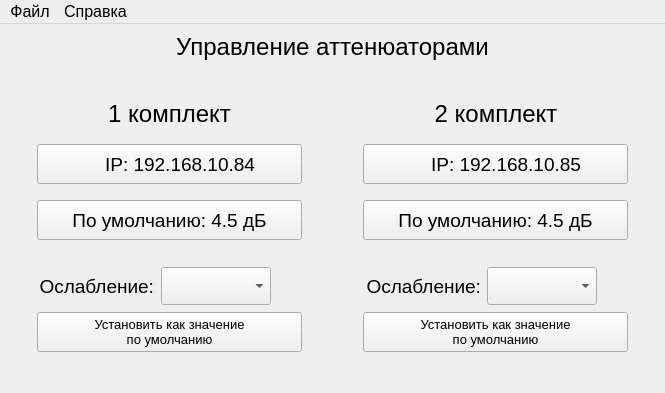
<?xml version="1.0" encoding="UTF-8"?>
<ui version="4.0">
 <class>MainWindow</class>
 <widget class="QMainWindow" name="MainWindow">
  <property name="geometry">
   <rect>
    <x>0</x>
    <y>0</y>
    <width>665</width>
    <height>393</height>
   </rect>
  </property>
  <property name="minimumSize">
   <size>
    <width>665</width>
    <height>392</height>
   </size>
  </property>
  <property name="maximumSize">
   <size>
    <width>665</width>
    <height>393</height>
   </size>
  </property>
  <property name="font">
   <font>
    <pointsize>12</pointsize>
   </font>
  </property>
  <property name="windowTitle">
   <string>Управление аттенюаторами</string>
  </property>
  <property name="windowIcon">
   <iconset resource="resources.qrc">
    <normaloff>:/icons/icons/Settings.ico</normaloff>:/icons/icons/Settings.ico</iconset>
  </property>
  <widget class="QWidget" name="centralwidget">
   <property name="styleSheet">
    <string notr="true"/>
   </property>
   <layout class="QGridLayout" name="gridLayout">
    <item row="1" column="0" colspan="5">
     <layout class="QGridLayout" name="gridLayout_2" columnstretch="0,0,0,0">
      <item row="11" column="0" colspan="2" alignment="Qt::AlignHCenter">
       <widget class="QPushButton" name="pushButton_set_def_1">
        <property name="minimumSize">
         <size>
          <width>265</width>
          <height>40</height>
         </size>
        </property>
        <property name="maximumSize">
         <size>
          <width>265</width>
          <height>40</height>
         </size>
        </property>
        <property name="font">
         <font>
          <pointsize>10</pointsize>
          <weight>50</weight>
          <italic>false</italic>
          <bold>false</bold>
          <underline>false</underline>
          <strikeout>false</strikeout>
          <kerning>true</kerning>
         </font>
        </property>
        <property name="text">
         <string>Установить как значение
по умолчанию</string>
        </property>
       </widget>
      </item>
      <item row="5" column="0" colspan="4">
       <spacer name="verticalSpacer_3">
        <property name="orientation">
         <enum>Qt::Vertical</enum>
        </property>
        <property name="sizeType">
         <enum>QSizePolicy::Fixed</enum>
        </property>
        <property name="sizeHint" stdset="0">
         <size>
          <width>20</width>
          <height>10</height>
         </size>
        </property>
       </spacer>
      </item>
      <item row="8" column="2" rowspan="3" colspan="2">
       <layout class="QHBoxLayout" name="horizontalLayout_3">
        <property name="spacing">
         <number>2</number>
        </property>
        <item>
         <spacer name="horizontalSpacer_3">
          <property name="orientation">
           <enum>Qt::Horizontal</enum>
          </property>
          <property name="sizeType">
           <enum>QSizePolicy::Fixed</enum>
          </property>
          <property name="sizeHint" stdset="0">
           <size>
            <width>25</width>
            <height>20</height>
           </size>
          </property>
         </spacer>
        </item>
        <item alignment="Qt::AlignHCenter">
         <widget class="QLabel" name="label_5">
          <property name="minimumSize">
           <size>
            <width>120</width>
            <height>40</height>
           </size>
          </property>
          <property name="maximumSize">
           <size>
            <width>120</width>
            <height>40</height>
           </size>
          </property>
          <property name="font">
           <font>
            <pointsize>14</pointsize>
           </font>
          </property>
          <property name="text">
           <string>Ослабление:</string>
          </property>
          <property name="alignment">
           <set>Qt::AlignRight|Qt::AlignTrailing|Qt::AlignVCenter</set>
          </property>
         </widget>
        </item>
        <item alignment="Qt::AlignHCenter">
         <widget class="QComboBox" name="comboBox_2">
          <property name="minimumSize">
           <size>
            <width>110</width>
            <height>38</height>
           </size>
          </property>
          <property name="maximumSize">
           <size>
            <width>110</width>
            <height>38</height>
           </size>
          </property>
          <property name="font">
           <font>
            <pointsize>16</pointsize>
           </font>
          </property>
         </widget>
        </item>
        <item>
         <layout class="QVBoxLayout" name="verticalLayout_2">
          <property name="spacing">
           <number>0</number>
          </property>
          <item>
           <widget class="QPushButton" name="pushButton_minus_2">
            <property name="minimumSize">
             <size>
              <width>20</width>
              <height>20</height>
             </size>
            </property>
            <property name="maximumSize">
             <size>
              <width>20</width>
              <height>20</height>
             </size>
            </property>
            <property name="styleSheet">
             <string notr="true">border: none</string>
            </property>
            <property name="text">
             <string/>
            </property>
            <property name="icon">
             <iconset resource="resources.qrc">
              <normaloff>:/icons/icons/minus_black.png</normaloff>:/icons/icons/minus_black.png</iconset>
            </property>
            <property name="iconSize">
             <size>
              <width>18</width>
              <height>18</height>
             </size>
            </property>
           </widget>
          </item>
          <item>
           <widget class="QPushButton" name="pushButton_plus_2">
            <property name="minimumSize">
             <size>
              <width>20</width>
              <height>20</height>
             </size>
            </property>
            <property name="maximumSize">
             <size>
              <width>20</width>
              <height>20</height>
             </size>
            </property>
            <property name="styleSheet">
             <string notr="true">border: none</string>
            </property>
            <property name="text">
             <string/>
            </property>
            <property name="icon">
             <iconset resource="resources.qrc">
              <normaloff>:/icons/icons/plus_black.png</normaloff>:/icons/icons/plus_black.png</iconset>
            </property>
            <property name="iconSize">
             <size>
              <width>18</width>
              <height>18</height>
             </size>
            </property>
           </widget>
          </item>
         </layout>
        </item>
        <item>
         <spacer name="horizontalSpacer_4">
          <property name="orientation">
           <enum>Qt::Horizontal</enum>
          </property>
          <property name="sizeType">
           <enum>QSizePolicy::Fixed</enum>
          </property>
          <property name="sizeHint" stdset="0">
           <size>
            <width>32</width>
            <height>20</height>
           </size>
          </property>
         </spacer>
        </item>
       </layout>
      </item>
      <item row="4" column="2" colspan="2" alignment="Qt::AlignHCenter">
       <widget class="QPushButton" name="pushButton_ip_2">
        <property name="minimumSize">
         <size>
          <width>265</width>
          <height>40</height>
         </size>
        </property>
        <property name="maximumSize">
         <size>
          <width>265</width>
          <height>40</height>
         </size>
        </property>
        <property name="font">
         <font>
          <pointsize>14</pointsize>
         </font>
        </property>
        <property name="layoutDirection">
         <enum>Qt::RightToLeft</enum>
        </property>
        <property name="text">
         <string>         IP: 192.168.10.85     </string>
        </property>
        <property name="icon">
         <iconset resource="resources.qrc">
          <normaloff>:/icons/icons/led_red.png</normaloff>:/icons/icons/led_red.png</iconset>
        </property>
       </widget>
      </item>
      <item row="8" column="0" rowspan="3" colspan="2">
       <layout class="QHBoxLayout" name="horizontalLayout">
        <property name="spacing">
         <number>2</number>
        </property>
        <property name="sizeConstraint">
         <enum>QLayout::SetDefaultConstraint</enum>
        </property>
        <item>
         <spacer name="horizontalSpacer">
          <property name="orientation">
           <enum>Qt::Horizontal</enum>
          </property>
          <property name="sizeType">
           <enum>QSizePolicy::Fixed</enum>
          </property>
          <property name="sizeHint" stdset="0">
           <size>
            <width>25</width>
            <height>20</height>
           </size>
          </property>
         </spacer>
        </item>
        <item alignment="Qt::AlignHCenter">
         <widget class="QLabel" name="label_4">
          <property name="minimumSize">
           <size>
            <width>120</width>
            <height>40</height>
           </size>
          </property>
          <property name="maximumSize">
           <size>
            <width>120</width>
            <height>40</height>
           </size>
          </property>
          <property name="font">
           <font>
            <pointsize>14</pointsize>
           </font>
          </property>
          <property name="styleSheet">
           <string notr="true"/>
          </property>
          <property name="text">
           <string>Ослабление:</string>
          </property>
          <property name="alignment">
           <set>Qt::AlignRight|Qt::AlignTrailing|Qt::AlignVCenter</set>
          </property>
         </widget>
        </item>
        <item alignment="Qt::AlignHCenter">
         <widget class="QComboBox" name="comboBox_1">
          <property name="minimumSize">
           <size>
            <width>110</width>
            <height>38</height>
           </size>
          </property>
          <property name="maximumSize">
           <size>
            <width>110</width>
            <height>38</height>
           </size>
          </property>
          <property name="font">
           <font>
            <pointsize>16</pointsize>
           </font>
          </property>
         </widget>
        </item>
        <item>
         <layout class="QVBoxLayout" name="verticalLayout" stretch="0,0">
          <property name="spacing">
           <number>0</number>
          </property>
          <property name="sizeConstraint">
           <enum>QLayout::SetMinimumSize</enum>
          </property>
          <property name="leftMargin">
           <number>0</number>
          </property>
          <property name="rightMargin">
           <number>0</number>
          </property>
          <property name="bottomMargin">
           <number>0</number>
          </property>
          <item>
           <widget class="QPushButton" name="pushButton_minus_1">
            <property name="minimumSize">
             <size>
              <width>20</width>
              <height>20</height>
             </size>
            </property>
            <property name="maximumSize">
             <size>
              <width>20</width>
              <height>20</height>
             </size>
            </property>
            <property name="font">
             <font>
              <weight>50</weight>
              <bold>false</bold>
             </font>
            </property>
            <property name="styleSheet">
             <string notr="true">border: none;</string>
            </property>
            <property name="text">
             <string/>
            </property>
            <property name="icon">
             <iconset resource="resources.qrc">
              <normaloff>:/icons/icons/minus_black.png</normaloff>:/icons/icons/minus_black.png</iconset>
            </property>
            <property name="iconSize">
             <size>
              <width>18</width>
              <height>18</height>
             </size>
            </property>
           </widget>
          </item>
          <item>
           <widget class="QPushButton" name="pushButton_plus_1">
            <property name="minimumSize">
             <size>
              <width>20</width>
              <height>20</height>
             </size>
            </property>
            <property name="maximumSize">
             <size>
              <width>20</width>
              <height>20</height>
             </size>
            </property>
            <property name="font">
             <font>
              <weight>50</weight>
              <italic>false</italic>
              <bold>false</bold>
             </font>
            </property>
            <property name="styleSheet">
             <string notr="true">border: none;</string>
            </property>
            <property name="text">
             <string/>
            </property>
            <property name="icon">
             <iconset resource="resources.qrc">
              <normaloff>:/icons/icons/plus_black.png</normaloff>:/icons/icons/plus_black.png</iconset>
            </property>
            <property name="iconSize">
             <size>
              <width>18</width>
              <height>18</height>
             </size>
            </property>
           </widget>
          </item>
         </layout>
        </item>
        <item>
         <spacer name="horizontalSpacer_2">
          <property name="orientation">
           <enum>Qt::Horizontal</enum>
          </property>
          <property name="sizeType">
           <enum>QSizePolicy::Fixed</enum>
          </property>
          <property name="sizeHint" stdset="0">
           <size>
            <width>32</width>
            <height>20</height>
           </size>
          </property>
         </spacer>
        </item>
       </layout>
      </item>
      <item row="2" column="0" colspan="2">
       <widget class="QLabel" name="label_2">
        <property name="minimumSize">
         <size>
          <width>200</width>
          <height>0</height>
         </size>
        </property>
        <property name="maximumSize">
         <size>
          <width>16777215</width>
          <height>30</height>
         </size>
        </property>
        <property name="font">
         <font>
          <pointsize>18</pointsize>
         </font>
        </property>
        <property name="text">
         <string>1 комплект</string>
        </property>
        <property name="alignment">
         <set>Qt::AlignCenter</set>
        </property>
       </widget>
      </item>
      <item row="11" column="2" colspan="2" alignment="Qt::AlignHCenter">
       <widget class="QPushButton" name="pushButton_set_def_2">
        <property name="sizePolicy">
         <sizepolicy hsizetype="Minimum" vsizetype="Fixed">
          <horstretch>0</horstretch>
          <verstretch>0</verstretch>
         </sizepolicy>
        </property>
        <property name="minimumSize">
         <size>
          <width>265</width>
          <height>40</height>
         </size>
        </property>
        <property name="maximumSize">
         <size>
          <width>265</width>
          <height>40</height>
         </size>
        </property>
        <property name="font">
         <font>
          <pointsize>10</pointsize>
         </font>
        </property>
        <property name="text">
         <string>Установить как значение
по умолчанию</string>
        </property>
       </widget>
      </item>
      <item row="6" column="2" colspan="2" alignment="Qt::AlignHCenter">
       <widget class="QPushButton" name="pushButton_def_2">
        <property name="sizePolicy">
         <sizepolicy hsizetype="Minimum" vsizetype="Fixed">
          <horstretch>0</horstretch>
          <verstretch>0</verstretch>
         </sizepolicy>
        </property>
        <property name="minimumSize">
         <size>
          <width>265</width>
          <height>40</height>
         </size>
        </property>
        <property name="maximumSize">
         <size>
          <width>265</width>
          <height>40</height>
         </size>
        </property>
        <property name="font">
         <font>
          <pointsize>14</pointsize>
         </font>
        </property>
        <property name="text">
         <string>По умолчанию: 4.5 дБ</string>
        </property>
       </widget>
      </item>
      <item row="12" column="0" colspan="4">
       <spacer name="verticalSpacer_5">
        <property name="orientation">
         <enum>Qt::Vertical</enum>
        </property>
        <property name="sizeType">
         <enum>QSizePolicy::MinimumExpanding</enum>
        </property>
        <property name="sizeHint" stdset="0">
         <size>
          <width>20</width>
          <height>10</height>
         </size>
        </property>
       </spacer>
      </item>
      <item row="7" column="0" colspan="4">
       <spacer name="verticalSpacer_4">
        <property name="orientation">
         <enum>Qt::Vertical</enum>
        </property>
        <property name="sizeType">
         <enum>QSizePolicy::Fixed</enum>
        </property>
        <property name="sizeHint" stdset="0">
         <size>
          <width>20</width>
          <height>20</height>
         </size>
        </property>
       </spacer>
      </item>
      <item row="2" column="2" colspan="2">
       <widget class="QLabel" name="label_3">
        <property name="minimumSize">
         <size>
          <width>200</width>
          <height>0</height>
         </size>
        </property>
        <property name="maximumSize">
         <size>
          <width>16777215</width>
          <height>30</height>
         </size>
        </property>
        <property name="font">
         <font>
          <pointsize>18</pointsize>
         </font>
        </property>
        <property name="text">
         <string>2 комплект</string>
        </property>
        <property name="alignment">
         <set>Qt::AlignCenter</set>
        </property>
       </widget>
      </item>
      <item row="1" column="0" colspan="4">
       <spacer name="verticalSpacer">
        <property name="orientation">
         <enum>Qt::Vertical</enum>
        </property>
        <property name="sizeType">
         <enum>QSizePolicy::MinimumExpanding</enum>
        </property>
        <property name="sizeHint" stdset="0">
         <size>
          <width>20</width>
          <height>20</height>
         </size>
        </property>
       </spacer>
      </item>
      <item row="3" column="0" colspan="4">
       <spacer name="verticalSpacer_2">
        <property name="orientation">
         <enum>Qt::Vertical</enum>
        </property>
        <property name="sizeType">
         <enum>QSizePolicy::Fixed</enum>
        </property>
        <property name="sizeHint" stdset="0">
         <size>
          <width>20</width>
          <height>10</height>
         </size>
        </property>
       </spacer>
      </item>
      <item row="6" column="0" colspan="2" alignment="Qt::AlignHCenter">
       <widget class="QPushButton" name="pushButton_def_1">
        <property name="minimumSize">
         <size>
          <width>265</width>
          <height>40</height>
         </size>
        </property>
        <property name="maximumSize">
         <size>
          <width>265</width>
          <height>40</height>
         </size>
        </property>
        <property name="font">
         <font>
          <pointsize>14</pointsize>
         </font>
        </property>
        <property name="text">
         <string>По умолчанию: 4.5 дБ</string>
        </property>
       </widget>
      </item>
      <item row="4" column="0" colspan="2" alignment="Qt::AlignHCenter">
       <widget class="QPushButton" name="pushButton_ip_1">
        <property name="minimumSize">
         <size>
          <width>265</width>
          <height>40</height>
         </size>
        </property>
        <property name="maximumSize">
         <size>
          <width>265</width>
          <height>40</height>
         </size>
        </property>
        <property name="font">
         <font>
          <pointsize>14</pointsize>
         </font>
        </property>
        <property name="layoutDirection">
         <enum>Qt::RightToLeft</enum>
        </property>
        <property name="autoFillBackground">
         <bool>false</bool>
        </property>
        <property name="text">
         <string>         IP: 192.168.10.84     </string>
        </property>
        <property name="icon">
         <iconset resource="resources.qrc">
          <normaloff>:/icons/icons/led_red.png</normaloff>:/icons/icons/led_red.png</iconset>
        </property>
        <property name="iconSize">
         <size>
          <width>16</width>
          <height>16</height>
         </size>
        </property>
        <property name="checkable">
         <bool>false</bool>
        </property>
        <property name="autoRepeat">
         <bool>false</bool>
        </property>
        <property name="autoExclusive">
         <bool>false</bool>
        </property>
       </widget>
      </item>
      <item row="0" column="0" colspan="4">
       <widget class="QLabel" name="label">
        <property name="minimumSize">
         <size>
          <width>330</width>
          <height>0</height>
         </size>
        </property>
        <property name="maximumSize">
         <size>
          <width>16777215</width>
          <height>30</height>
         </size>
        </property>
        <property name="font">
         <font>
          <pointsize>18</pointsize>
         </font>
        </property>
        <property name="text">
         <string>Управление аттенюаторами</string>
        </property>
        <property name="alignment">
         <set>Qt::AlignCenter</set>
        </property>
       </widget>
      </item>
     </layout>
    </item>
   </layout>
  </widget>
  <widget class="QMenuBar" name="menuBar">
   <property name="geometry">
    <rect>
     <x>0</x>
     <y>0</y>
     <width>665</width>
     <height>21</height>
    </rect>
   </property>
   <widget class="QMenu" name="menu">
    <property name="title">
     <string>Файл</string>
    </property>
    <addaction name="action_settings"/>
    <addaction name="separator"/>
    <addaction name="action_exit"/>
   </widget>
   <widget class="QMenu" name="menu_2">
    <property name="title">
     <string>Справка</string>
    </property>
    <addaction name="action_about"/>
    <addaction name="action_instruction"/>
   </widget>
   <addaction name="menu"/>
   <addaction name="menu_2"/>
  </widget>
  <action name="action_settings">
   <property name="icon">
    <iconset resource="resources.qrc">
     <normaloff>:/icons/icons/gear.ico</normaloff>:/icons/icons/gear.ico</iconset>
   </property>
   <property name="text">
    <string>Настройки</string>
   </property>
   <property name="menuRole">
    <enum>QAction::TextHeuristicRole</enum>
   </property>
  </action>
  <action name="action_exit">
   <property name="icon">
    <iconset resource="resources.qrc">
     <normaloff>:/icons/icons/exit.ico</normaloff>:/icons/icons/exit.ico</iconset>
   </property>
   <property name="text">
    <string>Выход</string>
   </property>
   <property name="menuRole">
    <enum>QAction::TextHeuristicRole</enum>
   </property>
   <property name="iconVisibleInMenu">
    <bool>true</bool>
   </property>
  </action>
  <action name="action_about">
   <property name="icon">
    <iconset resource="resources.qrc">
     <normaloff>:/icons/icons/help.ico</normaloff>:/icons/icons/help.ico</iconset>
   </property>
   <property name="text">
    <string>О программе</string>
   </property>
  </action>
  <action name="action_instruction">
   <property name="text">
    <string>Инструкция</string>
   </property>
  </action>
 </widget>
 <tabstops>
  <tabstop>pushButton_ip_1</tabstop>
  <tabstop>pushButton_def_1</tabstop>
  <tabstop>comboBox_1</tabstop>
  <tabstop>pushButton_minus_1</tabstop>
  <tabstop>pushButton_plus_1</tabstop>
  <tabstop>pushButton_set_def_1</tabstop>
  <tabstop>pushButton_ip_2</tabstop>
  <tabstop>pushButton_def_2</tabstop>
  <tabstop>comboBox_2</tabstop>
  <tabstop>pushButton_minus_2</tabstop>
  <tabstop>pushButton_plus_2</tabstop>
  <tabstop>pushButton_set_def_2</tabstop>
 </tabstops>
 <resources>
  <include location="resources.qrc"/>
 </resources>
 <connections/>
</ui>
